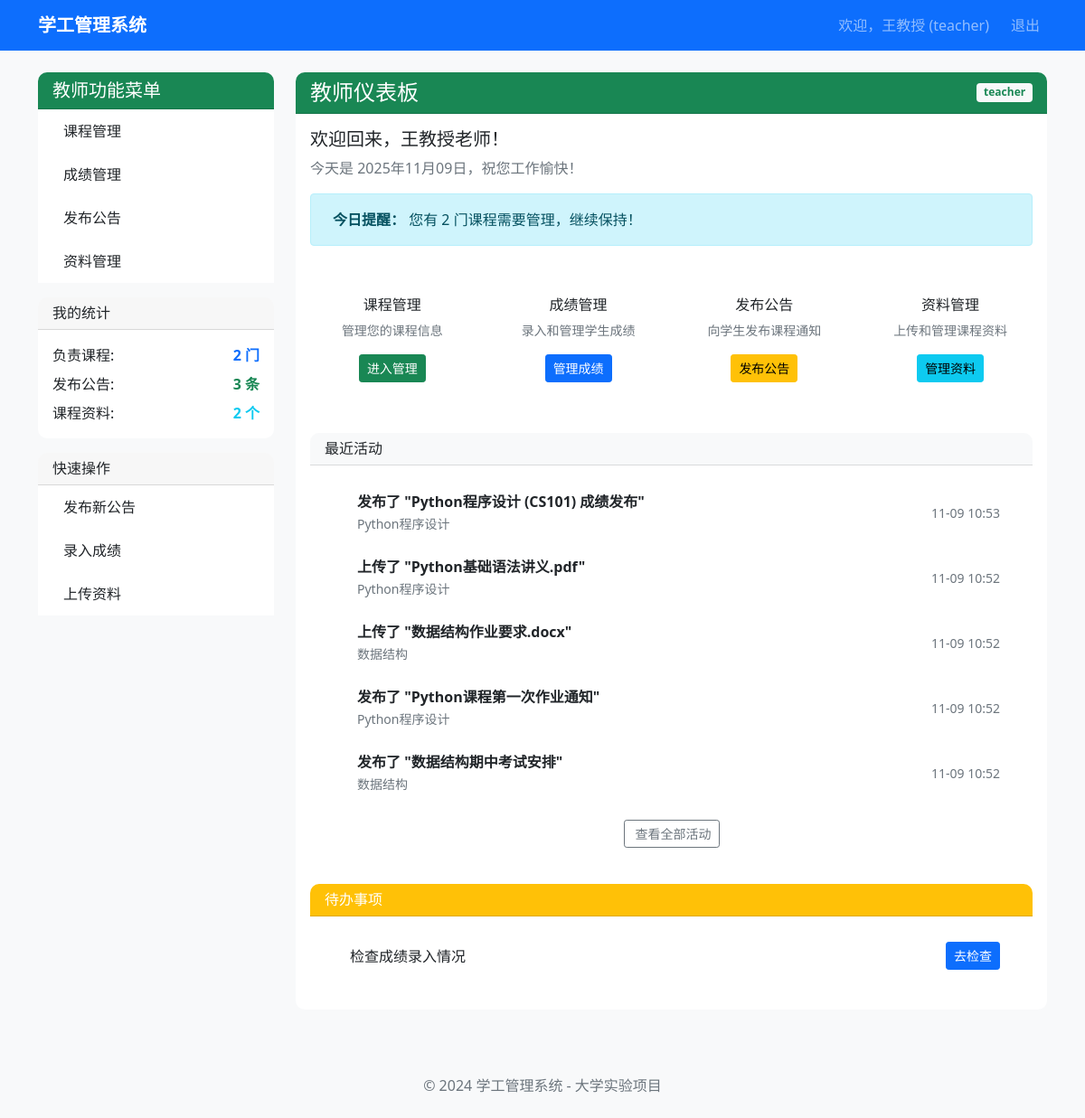
The app's page /teacher/dashboard (signed in) with its own data.
### models.py (models this page shows, shortened)
class User(UserMixin, db.Model):
    __tablename__ = 'users'
    id = db.Column(db.Integer, primary_key=True)
    username = db.Column(db.String(64), unique=True, nullable=False, index=True)
    email = db.Column(db.String(120), unique=True, nullable=False, index=True)
    password_hash = db.Column(db.String(128))
    role = db.Column(db.String(20), nullable=False)  # student, teacher, counselor
    real_name = db.Column(db.String(64), nullable=False)
    class_id = db.Column(db.Integer, db.ForeignKey('classes.id'))
    created_at = db.Column(db.DateTime, default=datetime.utcnow)
    def is_teacher(self):
        return self.role == 'teacher'

class Course(db.Model):
    __tablename__ = 'courses'
    id = db.Column(db.Integer, primary_key=True)
    course_code = db.Column(db.String(32), unique=True, nullable=False)
    course_name = db.Column(db.String(128), nullable=False)
    teacher_id = db.Column(db.Integer, db.ForeignKey('users.id'), nullable=False)
    class_id = db.Column(db.Integer, db.ForeignKey('classes.id'), nullable=False)
    credit = db.Column(db.Integer, default=2)
    grades_saved = db.Column(db.Boolean, default=False)  # 成绩是否已保存
    grades_submitted = db.Column(db.Boolean, default=False)  # 新增：成绩是否已提交
    grades_submitted_at = db.Column(db.DateTime)  # 新增：成绩提交时间
    created_at = db.Column(db.DateTime, default=datetime.utcnow)
    teacher = db.relationship('User', backref='courses_teaching', foreign_keys=[teacher_id])

class Announcement(db.Model):
    __tablename__ = 'announcements'
    id = db.Column(db.Integer, primary_key=True)
    course_id = db.Column(db.Integer, db.ForeignKey('courses.id'), nullable=False)
    teacher_id = db.Column(db.Integer, db.ForeignKey('users.id'), nullable=False)
    title = db.Column(db.String(200), nullable=False)
    content = db.Column(db.Text, nullable=False)
    is_pinned = db.Column(db.Boolean, default=False)
    pin_duration = db.Column(db.Integer, default=3)
    created_at = db.Column(db.DateTime, default=datetime.utcnow)
    updated_at = db.Column(db.DateTime, default=datetime.utcnow, onupdate=datetime.utcnow)
    course = db.relationship('Course', backref='announcements')
    teacher = db.relationship('User', backref='announcements', foreign_keys=[teacher_id])

class CourseMaterial(db.Model):
    __tablename__ = 'course_materials'
    id = db.Column(db.Integer, primary_key=True)
    course_id = db.Column(db.Integer, db.ForeignKey('courses.id'), nullable=False)
    teacher_id = db.Column(db.Integer, db.ForeignKey('users.id'), nullable=False)
    file_name = db.Column(db.String(256), nullable=False)
    file_path = db.Column(db.String(512), nullable=False)
    file_size = db.Column(db.Integer)
    file_type = db.Column(db.String(50))
    category = db.Column(db.String(20), default='课件')
    description = db.Column(db.Text)
    view_count = db.Column(db.Integer, default=0)
    download_count = db.Column(db.Integer, default=0)
    created_at = db.Column(db.DateTime, default=datetime.utcnow)
    course = db.relationship('Course', backref='materials')
    teacher = db.relationship('User', backref='materials', foreign_keys=[teacher_id])

### routes/teacher.py (the view)
@teacher_bp.route('/dashboard')
@login_required
def dashboard():
    if not current_user.is_teacher():
        flash('无权访问此页面', 'danger')
        return redirect(url_for('auth.login'))
    user_info = {
        'name': current_user.real_name,
        'role': current_user.role,
        'username': current_user.username
    }
    try:
        courses_count = Course.query.filter_by(teacher_id=current_user.id).count()
        announcements_count = Announcement.query.filter_by(teacher_id=current_user.id).count()
        materials_count = CourseMaterial.query.filter_by(teacher_id=current_user.id).count()
        recent_announcements = Announcement.query.filter_by(
            teacher_id=current_user.id  # 确保只获取当前用户的公告
        ).order_by(Announcement.created_at.desc()).limit(5).all()
        recent_materials = CourseMaterial.query.filter_by(
            teacher_id=current_user.id
        ).order_by(CourseMaterial.created_at.desc()).limit(5).all()
    except Exception as e:
        print(f"获取教师统计数据失败: {e}")
        courses_count = 0
        announcements_count = 0
        materials_count = 0
        recent_announcements = []
        recent_materials = []
    recent_activities = []
    for announcement in recent_announcements:
        recent_activities.append({
            'type': 'announcement',
            'icon': 'fa-bullhorn',
            'color': 'success',
            'title': f'发布了 "{announcement.title}"',
            'course_name': announcement.course.course_name if announcement.course else '未知课程',
            'time': announcement.created_at,
            'url': url_for('teacher.announcement_detail', announcement_id=announcement.id)  # 确认这里正确
        })
    for material in recent_materials:
        recent_activities.append({
            'type': 'material',
            'icon': 'fa-file-upload',
            'color': 'primary',
            'title': f'上传了 "{material.file_name}"',
            'course_name': material.course.course_name if material.course else '未知课程',
            'time': material.created_at,
            'url': url_for('teacher.material_manage', course_id=material.course_id)
        })
    recent_activities.sort(key=lambda x: x['time'], reverse=True)
    recent_activities = recent_activities[:5]
    return render_template('teacher/dashboard.html',
                           title='教师仪表板',
                           user=user_info,
                           role='teacher',
                           now=datetime.now(),
                           courses_count=courses_count,
                           announcements_count=announcements_count,
                           materials_count=materials_count,
                           recent_activities=recent_activities)

### templates/teacher/dashboard.html (shortened to what this page needs)
{% extends "base.html" %}
{% block content %}
<div class="row">
    <div class="col-md-3">
        <div class="card">
            <div class="card-header bg-success text-white">
                <h5 class="mb-0">教师功能菜单</h5>
            </div>
            <div class="card-body p-0">
                <div class="list-group list-group-flush">
                    <a href="{{ url_for('teacher.course_manage') }}" class="list-group-item list-group-item-action">
                        课程管理
                    </a>
                    <a href="{{ url_for('teacher.grade_manage') }}" class="list-group-item list-group-item-action">
                        成绩管理
                    </a>
                    <a href="{{ url_for('teacher.course_manage') }}" class="list-group-item list-group-item-action">
                        发布公告
                    </a>
                    <a href="{{ url_for('teacher.course_manage') }}" class="list-group-item list-group-item-action">
                        资料管理
                    </a>
                </div>
            </div>
        </div>
        <div class="card mt-3">
            <div class="card-header">
                <h6 class="mb-0">我的统计</h6>
            </div>
            <div class="card-body">
                <div class="d-flex justify-content-between mb-2">
                    <span>负责课程:</span>
                    <strong class="text-primary">{{ courses_count }} 门</strong>
                </div>
                <div class="d-flex justify-content-between mb-2">
                    <span>发布公告:</span>
                    <strong class="text-success">{{ announcements_count }} 条</strong>
                </div>
                <div class="d-flex justify-content-between">
                    <span>课程资料:</span>
                    <strong class="text-info">{{ materials_count }} 个</strong>
                </div>
            </div>
        </div>
        <div class="card mt-3">
            <div class="card-header">
                <h6 class="mb-0">快速操作</h6>
            </div>
            <div class="card-body p-0">
                <div class="list-group list-group-flush">
                    <a href="{{ url_for('teacher.announcement_edit', course_id=0) }}" class="list-group-item list-group-item-action">
                        发布新公告
                    </a>
                    <a href="{{ url_for('teacher.grade_manage') }}" class="list-group-item list-group-item-action">
                        录入成绩
                    </a>
                    <a href="{{ url_for('teacher.course_manage') }}" class="list-group-item list-group-item-action">
                        上传资料
                    </a>
                </div>
            </div>
        </div>
    </div>
    <div class="col-md-9">
        <div class="card">
            <div class="card-header d-flex justify-content-between align-items-center bg-success text-white">
                <h4 class="mb-0">{{ title }}</h4>
                <span class="badge bg-light text-success">{{ user.role }}</span>
            </div>
            <div class="card-body">
                <div class="row mb-4">
                    <div class="col-12">
                        <h5>欢迎回来，{{ user.name }}老师！</h5>
                        <p class="text-muted">今天是 {{ now.strftime('%Y年%m月%d日') }}，祝您工作愉快！</p>
                        <div class="alert alert-info mt-3">
                            <strong>今日提醒：</strong>
                            {% if announcements_count == 0 %}
                                您还没有发布过公告，<a href="{{ url_for('teacher.course_manage') }}" class="alert-link">立即发布第一条公告</a>
                            {% elif materials_count == 0 %}
                                您还没有上传课程资料，<a href="{{ url_for('teacher.course_manage') }}" class="alert-link">立即上传资料</a>
                            {% else %}
                                您有 {{ courses_count }} 门课程需要管理，继续保持！
                            {% endif %}
                        </div>
                    </div>
                </div>
                <div class="row mb-4">
                    <div class="col-md-3 mb-3">
                        <div class="card text-center h-100 border-success">
                            <div class="card-body">
                                <h6>课程管理</h6>
                                <p class="text-muted small">管理您的课程信息</p>
                                <a href="{{ url_for('teacher.course_manage') }}" class="btn btn-success btn-sm">进入管理</a>
                            </div>
                        </div>
                    </div>
                    <div class="col-md-3 mb-3">
                        <div class="card text-center h-100 border-primary">
                            <div class="card-body">
                                <h6>成绩管理</h6>
                                <p class="text-muted small">录入和管理学生成绩</p>
                                <a href="{{ url_for('teacher.grade_manage') }}" class="btn btn-primary btn-sm">管理成绩</a>
                            </div>
                        </div>
                    </div>
                    <div class="col-md-3 mb-3">
                        <div class="card text-center h-100 border-warning">
                            <div class="card-body">
                                <h6>发布公告</h6>
                                <p class="text-muted small">向学生发布课程通知</p>
                                <a href="{{ url_for('teacher.course_manage') }}" class="btn btn-warning btn-sm">发布公告</a>
                            </div>
                        </div>
                    </div>
                    <div class="col-md-3 mb-3">
                        <div class="card text-center h-100 border-info">
                            <div class="card-body">
                                <h6>资料管理</h6>
                                <p class="text-muted small">上传和管理课程资料</p>
                                <a href="{{ url_for('teacher.course_manage') }}" class="btn btn-info btn-sm">管理资料</a>
                            </div>
                        </div>
                    </div>
                </div>
                <div class="row">
                    <div class="col-12">
                        <div class="card">
                            <div class="card-header bg-light">
                                <h6 class="mb-0">最近活动</h6>
                            </div>
                            <div class="card-body">
                                {% if recent_activities %}
                                <div class="list-group list-group-flush">
                                    {% for activity in recent_activities %}
                                    <a href="{{ activity.url }}" class="list-group-item list-group-item-action">
                                        <div class="d-flex justify-content-between align-items-center">
                                            <div class="d-flex align-items-center">
                                                <div>
                                                    <div class="fw-bold">{{ activity.title }}</div>
                                                    <small class="text-muted">{{ activity.course_name }}</small>
                                                </div>
                                            </div>
                                            <small class="text-muted">{{ activity.time.strftime('%m-%d %H:%M') }}</small>
                                        </div>
                                    </a>
                                    {% endfor %}
                                </div>
                                {% else %}
                                <div class="text-center py-4">
                                    <i class="fas fa-inbox fa-3x text-muted mb-3"></i>
                                    <h6 class="text-muted">暂无活动记录</h6>
                                    <p class="text-muted small">开始发布公告或上传资料吧！</p>
                                </div>
                                {% endif %}
                                {% if recent_activities %}
                                <div class="text-center mt-3">
                                    <a href="{{ url_for('teacher.course_manage') }}" class="btn btn-outline-secondary btn-sm">
                                        查看全部活动
                                    </a>
                                </div>
                                {% endif %}
                            </div>
                        </div>
                    </div>
                </div>
                <div class="row mt-4">
                    <div class="col-12">
                        <div class="card">
                            <div class="card-header bg-warning text-white">
                                <h6 class="mb-0">待办事项</h6>
                            </div>
                            <div class="card-body">
                                <div class="list-group list-group-flush">
                                    <div class="list-group-item d-flex justify-content-between align-items-center">
                                        <div>
                                            <span>检查成绩录入情况</span>
                                        </div>
                                        <a href="{{ url_for('teacher.grade_manage') }}" class="btn btn-primary btn-sm">去检查</a>
                                    </div>
                                </div>
                            </div>
                        </div>
                    </div>
                </div>
            </div>
        </div>
    </div>
</div>
{% endblock %}

### templates/base.html (shortened to what this page needs)
<!DOCTYPE html>
<html lang="zh-CN">
<head>
    <link href="https://cdn.jsdelivr.net/npm/bootstrap@5.1.3/dist/css/bootstrap.min.css" rel="stylesheet">
    <link href="{{ url_for('static', filename='css/style.css') }}" rel="stylesheet">
</head>
<body>
    <nav class="navbar navbar-expand-lg navbar-dark bg-primary">
        <div class="container">
            <a class="navbar-brand" href="{{ url_for('index') }}">学工管理系统</a>
            {% if current_user.is_authenticated %}
            <div class="navbar-nav ms-auto">
                <span class="navbar-text me-3">
                    欢迎，{{ current_user.real_name }} ({{ current_user.role }})
                </span>
                <a class="nav-link" href="{{ url_for('auth.logout') }}">退出</a>
            </div>
            {% endif %}
        </div>
    </nav>
    <main class="container mt-4">
        {% block content %}{% endblock %}
    </main>
    <footer class="bg-light mt-5 py-4">
        <div class="container text-center">
            <span class="text-muted">© 2024 学工管理系统 - 大学实验项目</span>
        </div>
    </footer>
</body>
</html>

### records on screen
User: real_name "王教授", role "teacher", name "王教授"
Course: title "发布了 \"Python程序设计 (CS101) 成绩发布\"", course_name "Python程序设计", time "11-09 10:53", title "上传了 \"Python基础语法讲义.pdf\"", time "11-09 10:52", title "发布了 \"Python课程第一次作业通知\""
Course: title "上传了 \"数据结构作业要求.docx\"", course_name "数据结构", time "11-09 10:52", title "发布了 \"数据结构期中考试安排\""

### other values on screen
{{ courses_count }} "2"
{{ announcements_count }} "3"
{{ materials_count }} "2"
{{ title }} "教师仪表板"
